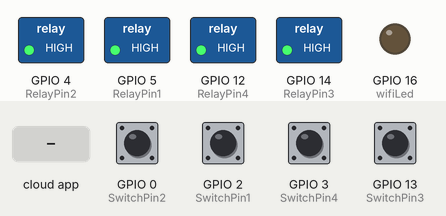
Bench run of a sketch on a simulated ESP8266 (NodeMCU). Parts: switched loads named in the sketch (green lamp = pin HIGH), output pins drawn as LEDs (lit = HIGH). Inputs (shaded band) come from the test bench; at power-on: GPIO 0 (SwitchPin2), GPIO 2 (SwitchPin1), GPIO 3 (SwitchPin4), GPIO 13 (SwitchPin3) HIGH. WiFi joins after 1.5 s; servers stay silent unless stated; the local clock reads 2024-03-15 10:24:30 at power-on unless the sketch sets it; what the sketch prints to the serial monitor is not drawn.

Above: at 2.7 s.
2.8 s: the phone or cloud app sets 69b059badafb005af4d1b459 to 1
At 3.3 s:
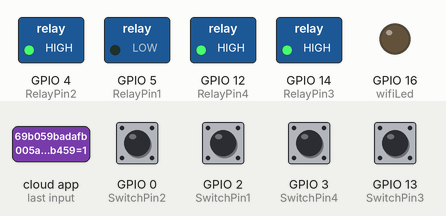
4.3 s: the phone or cloud app sets 69b05a8ddafb005af4d1b4fd to 1
At 5.5 s:
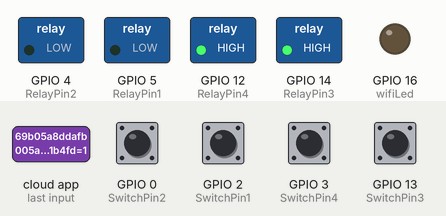
5.8 s: the phone or cloud app sets 69b05d1817b32c0941d0eaaa to 1
At 6.8 s:
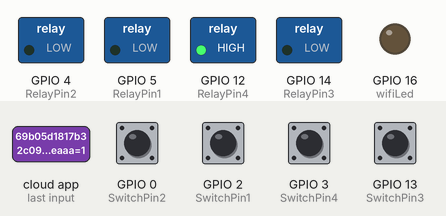
7.3 s: the phone or cloud app sets 69b0619adf8a3a0123456789 to 1
At 8.0 s:
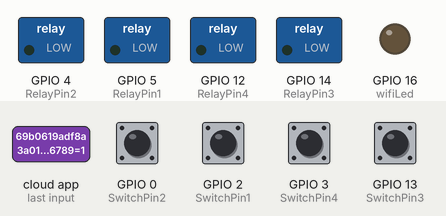
8.8 s: the phone or cloud app sets 69b059badafb005af4d1b459 to 0
At 9.1 s:
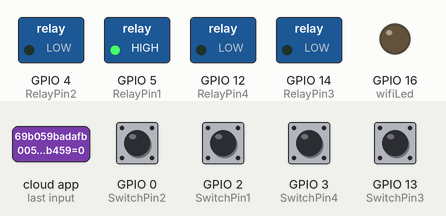
10.3 s: the phone or cloud app sets 69b05a8ddafb005af4d1b4fd to 0
At 11.4 s:
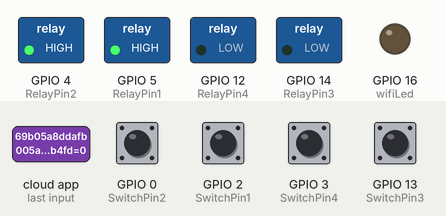
Timing chart, 0 to 12.8 s (numbered marks = the images above; inputs shaded):
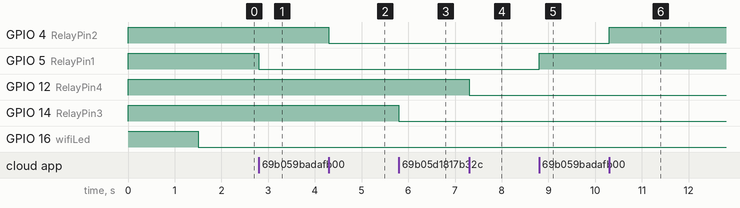

The sketch:

Code_ESP8266_ArduinoIotCloud_4Relays_V13.ino
```cpp
#define ENABLE_DEBUG

#ifdef ENABLE_DEBUG
#define DEBUG_ESP_PORT Serial
#endif

#include <Arduino.h>
#include <ESP8266WiFi.h>
#include <SinricPro.h>
#include <SinricProSwitch.h>
#include <map>
#include <time.h>

#define WIFI_SSID "Shivakumar"
#define WIFI_PASS "Shiva@2006"

#define APP_KEY "cdd62baa-83bf-425c-9645-d6d50e2e34f5"
#define APP_SECRET "ccb77b3e-d677-47ad-9cf3-631abe7fa548-1f1bb1bd-89e5-4d98-92b6-cae0c4c0f86d"

#define device_ID_1 "69b059badafb005af4d1b459"
#define device_ID_2 "69b05a8ddafb005af4d1b4fd"
#define device_ID_3 "69b05d1817b32c0941d0eaaa"
#define device_ID_4 "69b0619adf8a3a0123456789"

#define RelayPin1 5
#define RelayPin2 4
#define RelayPin3 14
#define RelayPin4 12

#define SwitchPin1 2
#define SwitchPin2 0
#define SwitchPin3 13
#define SwitchPin4 3

#define wifiLed 16

#define BAUD_RATE 115200
#define DEBOUNCE_TIME 250

typedef struct {
  int relayPIN;
  int flipSwitchPIN;
} deviceConfig_t;

std::map<String, deviceConfig_t> devices = {
  {device_ID_1, {RelayPin1, SwitchPin1}},
  {device_ID_2, {RelayPin2, SwitchPin2}},
  {device_ID_3, {RelayPin3, SwitchPin3}},
  {device_ID_4, {RelayPin4, SwitchPin4}}
};

typedef struct {
  String deviceId;
  bool lastState;
  unsigned long lastChange;
} flipSwitchConfig_t;

std::map<int, flipSwitchConfig_t> flipSwitches;

void setupRelays() {
  for (auto &device : devices) {
    pinMode(device.second.relayPIN, OUTPUT);
    digitalWrite(device.second.relayPIN, HIGH);
  }
}

void setupSwitches() {
  for (auto &device : devices) {
    flipSwitchConfig_t config;

    config.deviceId = device.first;
    config.lastState = true;
    config.lastChange = 0;

    int pin = device.second.flipSwitchPIN;

    flipSwitches[pin] = config;

    pinMode(pin, INPUT_PULLUP);
  }
}

bool onPowerState(String deviceId, bool &state) {

  Serial.printf("%s: %s\n", deviceId.c_str(), state ? "ON" : "OFF");

  digitalWrite(devices[deviceId].relayPIN, !state);

  return true;
}

void handleSwitches() {

  unsigned long now = millis();

  for (auto &sw : flipSwitches) {

    if (now - sw.second.lastChange > DEBOUNCE_TIME) {

      bool state = digitalRead(sw.first);

      if (state != sw.second.lastState) {

        sw.second.lastChange = now;

        String deviceId = sw.second.deviceId;

        int relayPin = devices[deviceId].relayPIN;

        bool newState = !digitalRead(relayPin);

        digitalWrite(relayPin, newState);

        SinricProSwitch &mySwitch = SinricPro[deviceId];
        mySwitch.sendPowerStateEvent(!newState);

        sw.second.lastState = state;
      }
    }
  }
}

void connectWiFi() {

  Serial.print("Connecting to WiFi");

  WiFi.mode(WIFI_STA);
  WiFi.begin(WIFI_SSID, WIFI_PASS);

  while (WiFi.status() != WL_CONNECTED) {
    Serial.print(".");
    delay(500);
  }

  Serial.println("\nWiFi connected");
  Serial.print("IP Address: ");
  Serial.println(WiFi.localIP());

  digitalWrite(wifiLed, LOW);
}

void setupTime() {

  Serial.print("Syncing time");

  configTime(19800, 0, "pool.ntp.org", "time.nist.gov");

  time_t now = time(nullptr);

  while (now < 100000) {

    Serial.print(".");
    delay(500);

    now = time(nullptr);
  }

  Serial.println("\nTime synced");
}

void setupSinricPro() {

  for (auto &device : devices) {

    SinricProSwitch &mySwitch = SinricPro[device.first];

    mySwitch.onPowerState(onPowerState);
  }

  SinricPro.onConnected([](){ Serial.println("Connected to SinricPro"); });
  SinricPro.onDisconnected([](){ Serial.println("Disconnected from SinricPro"); });

  SinricPro.begin(APP_KEY, APP_SECRET);

  SinricPro.restoreDeviceStates(true);
}

void setup() {

  Serial.begin(BAUD_RATE);

  pinMode(wifiLed, OUTPUT);
  digitalWrite(wifiLed, HIGH);

  setupRelays();
  setupSwitches();

  connectWiFi();
  setupTime();
  setupSinricPro();
}

void loop() {

  if (WiFi.status() != WL_CONNECTED) {

    Serial.println("WiFi lost... reconnecting");

    connectWiFi();
  }

  SinricPro.handle();

  handleSwitches();
}
```

Measured:
- after the input at 2.8 s, GPIO 5 (RelayPin1): HIGH → LOW at once
- after the input at 4.3 s, GPIO 4 (RelayPin2): HIGH → LOW at once
- after the input at 5.8 s, GPIO 14 (RelayPin3): HIGH → LOW at once
- after the input at 7.3 s, GPIO 12 (RelayPin4): HIGH → LOW at once
- after the input at 8.8 s, GPIO 5 (RelayPin1): LOW → HIGH at once
- after the input at 10.3 s, GPIO 4 (RelayPin2): LOW → HIGH at once
